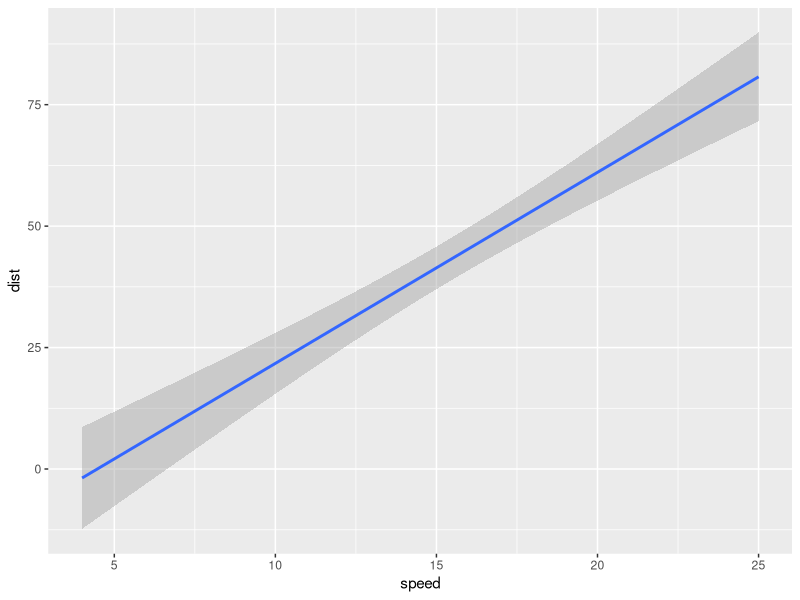

R code for this plot:
## ---- chunk 1
library(tidyverse)

fit <- lm(dist ~ speed, data = cars)
b <- coef(fit)

ggplot(cars) +
  geom_smooth( aes( x = speed, 
                    y = dist ),
               method = lm)

